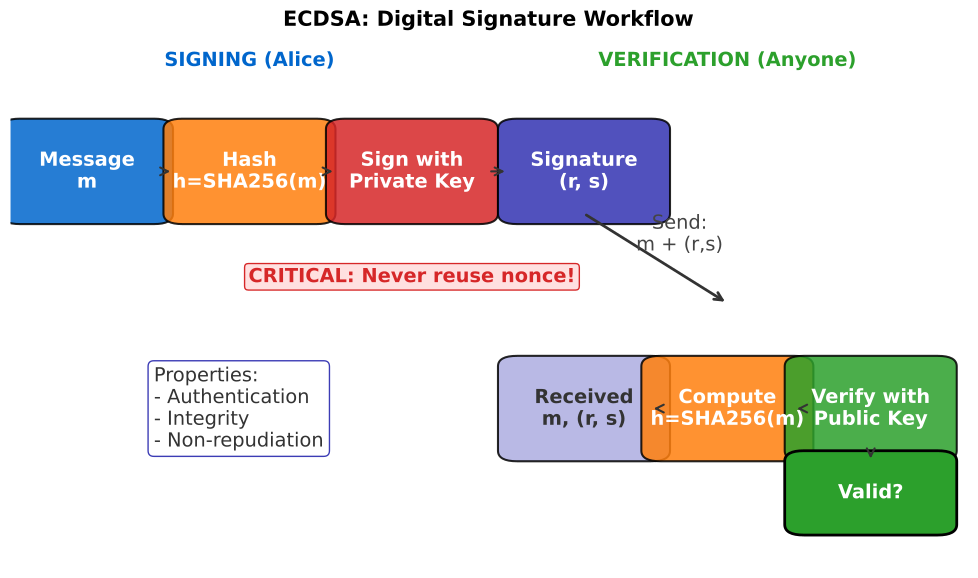

This figure's Python source:
"""
ECDSA Digital Signature Process
Shows signing and verification workflow
"""

import matplotlib.pyplot as plt
import matplotlib.patches as patches
from matplotlib.patches import FancyBboxPatch, FancyArrowPatch, Circle
import numpy as np
from pathlib import Path

CHART_METADATA = {
    'title': 'ECDSA Digital Signature Process',
    'url': 'https://github.com/Digital-AI-Finance/Blockchain_Crypto/tree/main/Module_A_Blockchain_Foundations/L05_Public_Key_Cryptography/charts/04_digital_signature'
}

plt.rcParams.update({
    'font.size': 14,
    'axes.labelsize': 14,
    'axes.titlesize': 16,
    'xtick.labelsize': 12,
    'ytick.labelsize': 12,
    'legend.fontsize': 12,
    'figure.figsize': (10, 6),
    'figure.dpi': 150
})

MLPURPLE = '#3333B2'
MLBLUE = '#0066CC'
MLORANGE = '#FF7F0E'
MLGREEN = '#2CA02C'
MLRED = '#D62728'
MLLAVENDER = '#ADADE0'

fig, ax = plt.subplots(figsize=(10, 6))

# Signing section (top)
ax.text(0.25, 0.95, 'SIGNING (Alice)', ha='center', fontsize=14, fontweight='bold', color=MLBLUE)

# Signing steps
sign_steps = [
    (0.08, 0.75, 'Message\nm', MLBLUE),
    (0.25, 0.75, 'Hash\nh=SHA256(m)', MLORANGE),
    (0.42, 0.75, 'Sign with\nPrivate Key', MLRED),
    (0.60, 0.75, 'Signature\n(r, s)', MLPURPLE),
]

for i, (x, y, text, color) in enumerate(sign_steps):
    box = FancyBboxPatch((x - 0.07, y - 0.08), 0.14, 0.16,
                          boxstyle="round,pad=0.02", facecolor=color,
                          edgecolor='black', linewidth=1.5, alpha=0.85)
    ax.add_patch(box)
    ax.text(x, y, text, ha='center', va='center', fontsize=9,
            fontweight='bold', color='white')

    if i < len(sign_steps) - 1:
        next_x = sign_steps[i + 1][0]
        ax.annotate('', xy=(next_x - 0.08, y), xytext=(x + 0.08, y),
                    arrowprops=dict(arrowstyle='->', color='#333', lw=1.5))

# Send arrow
ax.annotate('', xy=(0.75, 0.50), xytext=(0.60, 0.67),
            arrowprops=dict(arrowstyle='->', color='#333', lw=2))
ax.text(0.70, 0.60, 'Send:\nm + (r,s)', ha='center', fontsize=10, color='#444')

# Verification section (bottom)
ax.text(0.75, 0.95, 'VERIFICATION (Anyone)', ha='center', fontsize=14, fontweight='bold', color=MLGREEN)

# Verification steps
verify_steps = [
    (0.60, 0.30, 'Received\nm, (r, s)', MLLAVENDER),
    (0.75, 0.30, 'Compute\nh=SHA256(m)', MLORANGE),
    (0.90, 0.30, 'Verify with\nPublic Key', MLGREEN),
]

for i, (x, y, text, color) in enumerate(verify_steps):
    box = FancyBboxPatch((x - 0.07, y - 0.08), 0.14, 0.16,
                          boxstyle="round,pad=0.02", facecolor=color,
                          edgecolor='black', linewidth=1.5, alpha=0.85)
    ax.add_patch(box)
    ax.text(x, y, text, ha='center', va='center', fontsize=9,
            fontweight='bold', color='white' if color != MLLAVENDER else '#333')

    if i < len(verify_steps) - 1:
        next_x = verify_steps[i + 1][0]
        ax.annotate('', xy=(next_x - 0.08, y), xytext=(x + 0.08, y),
                    arrowprops=dict(arrowstyle='->', color='#333', lw=1.5))

# Result
result_box = FancyBboxPatch((0.83, 0.08), 0.14, 0.12,
                             boxstyle="round,pad=0.02", facecolor=MLGREEN,
                             edgecolor='black', linewidth=2)
ax.add_patch(result_box)
ax.text(0.90, 0.14, 'Valid?', ha='center', va='center', fontsize=11,
        fontweight='bold', color='white')

ax.annotate('', xy=(0.90, 0.20), xytext=(0.90, 0.22),
            arrowprops=dict(arrowstyle='->', color='#333', lw=1.5))

# Key properties box
props_text = 'Properties:\n- Authentication\n- Integrity\n- Non-repudiation'
props = dict(boxstyle='round,pad=0.3', facecolor='white', edgecolor=MLPURPLE, alpha=0.95)
ax.text(0.15, 0.30, props_text, ha='left', va='center', fontsize=10,
        bbox=props, color='#333')

# Warning about nonce
warn_text = 'CRITICAL: Never reuse nonce!'
warn_props = dict(boxstyle='round,pad=0.2', facecolor='#FFE0E0', edgecolor=MLRED)
ax.text(0.42, 0.55, warn_text, ha='center', va='center', fontsize=10,
        fontweight='bold', bbox=warn_props, color=MLRED)

ax.set_xlim(0, 1)
ax.set_ylim(0, 1)
ax.axis('off')

plt.title('ECDSA: Digital Signature Workflow', fontweight='bold', fontsize=15, pad=10)
plt.tight_layout()

output_path = Path(__file__).parent / 'chart.pdf'
plt.savefig(output_path, bbox_inches='tight', dpi=300)
print(f"Chart saved to: {output_path.absolute()}")
plt.close()
